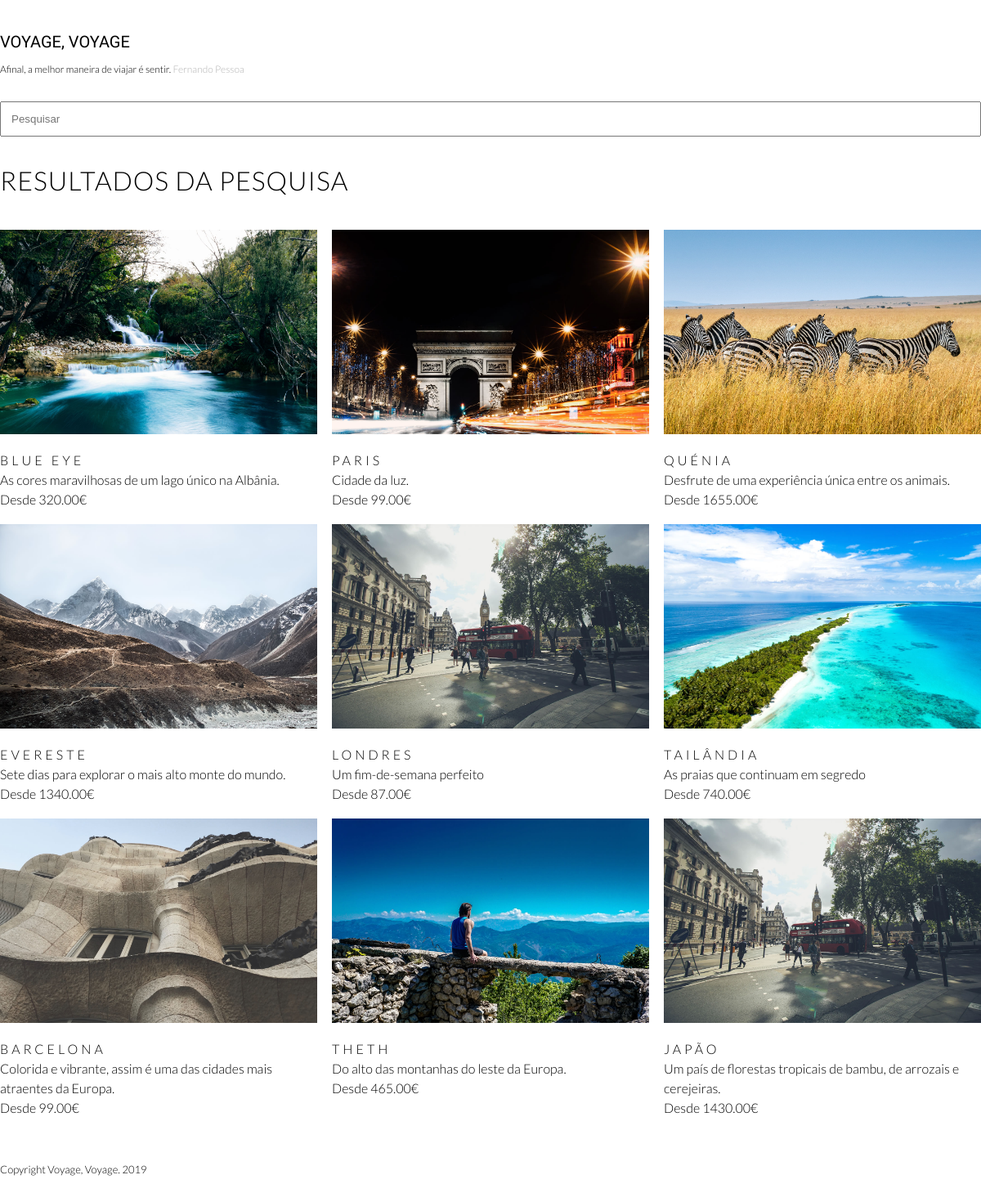
The page /index.php/destinations/search on the database its author committed.
### tables this page shows
CREATE TABLE `destinations` (
  `id` int(111) NOT NULL,
  `title` varchar(255) NOT NULL,
  `summary` text NOT NULL,
  `text` text NOT NULL,
  `image` varchar(255) NOT NULL,
  `price` decimal(8,2) NOT NULL,
  `highlight` int(11) NOT NULL,
  `category_id` int(11) NOT NULL,
  `date` date NOT NULL,
  `publish` int(111) NOT NULL DEFAULT '1'
);

### application/core/MY_Controller.php (called while the page is built, shortened)
<?php
class MY_Controller extends CI_Controller {
    protected $data = array();
	public function render($page){
        $this->load->view('header', $this->data);
        $this->load->view($page, $this->data);
        $this->load->view('footer', $this->data);
	}
}

### application/controllers/Destinations.php (called while the page is built, shortened)
<?php
class Destinations extends MY_Controller {
    public function search(){
        $conditions = '';
        $this->data['destinations'] = $this->destinations_model->search($conditions);
        $this->render('search');
    }
}

### index.php (called while the page is built, shortened)
<?php
require_once BASEPATH.'core/CodeIgniter.php';

### application/models/Destinations_model.php (called while the page is built, shortened)
<?php
class Destinations_Model extends CI_Model {
    public function search($conditions){
        return $this->db->query("SELECT * FROM destinations WHERE publish = 1 $conditions")->result_array();
    }
}

### application/views/search.php (the view)
<h2>Resultados da Pesquisa</h2>
<section class="trips">
<?php if(!empty($destinations)){ ?>
    <?php foreach($destinations as $destination):?>
        <a href="destinations/show/<?=$destination['id'];?>">
			<div>
				<img src="assets/images/<?=$destination['image'];?>">
				<h3><?=$destination['title'];?></h3>
				<div class="summary"><?=$destination['summary'];?></div>
				<div class="price">Desde <?=$destination['price'];?>€</div>
            </div>
        </a>
    <?php endforeach;?>
<?php }else{
    echo 'Não existem resultados.';
} ?>
</section>

### assets/css/styles.css (style rules this page uses)
html { height: 100px; }
img,video { max-width: 100%; display: block; }
* { box-sizing: border-box; }
body,h1,h2,h3,h4,h5,h6,p,ul,ol,figure { margin: 0; padding:0 }
:root { --serif-font: 'Lato', serif; --sans-serif-font: 'Lato', sans-serif; --normal-font-size: 16px; --big-font-size: 2rem; --small-font-size: 14px; --space: 18px; --spacex2: calc(var(--space)*2); }
body { font-family: var(--sans-serif-font); font-size: var(--normal-font-size); color: #000; line-height: 1.5; font-weight: 300; }
h2 { font-family: var(--serif-font); font-size: calc(var(--big-font-size)); text-transform: uppercase; font-weight: 300; letter-spacing: 1px }
h3 { font-family: var(--sans-serif-font); font-size: var(--normal-font-size); text-transform: uppercase; letter-spacing: 4px; font-weight: 300; margin-top: 20px; }
a { color: #000; text-decoration: none; }
.trips { display: grid; grid-template-columns: 1fr 1fr 1fr; grid-gap: 18px; margin:36px 0px; }
.trips img { width: 100%; height: 250px; object-fit: cover; }

### rows shown on the page
destinations: image (picture), title "BLUE EYE", summary "As cores maravilhosas de um lago único na Albânia.", price "320.00"
destinations: image (picture), title "PARIS", summary "Cidade da luz.", price "99.00"
destinations: image (picture), title "QUÉNIA", summary "Desfrute de uma experiência única entre os animais.", price "1655.00"
destinations: image (picture), title "EVERESTE", summary "Sete dias para explorar o mais alto monte do mundo.", price "1340.00"
destinations: image (picture), title "LONDRES", summary "Um fim-de-semana perfeito", price "87.00"
destinations: image (picture), title "TAILÂNDIA", summary "As praias que continuam em segredo", price "740.00"
destinations: image (picture), title "BARCELONA", summary "Colorida e vibrante, assim é uma das cidades mais atraentes da Europa.", price "99.00"
destinations: image (picture), title "THETH", summary "Do alto das montanhas do leste da Europa.", price "465.00"
destinations: image (picture), title "JAPÃO", summary "Um país de florestas tropicais de bambu, de arrozais e cerejeiras.", price "1430.00"
